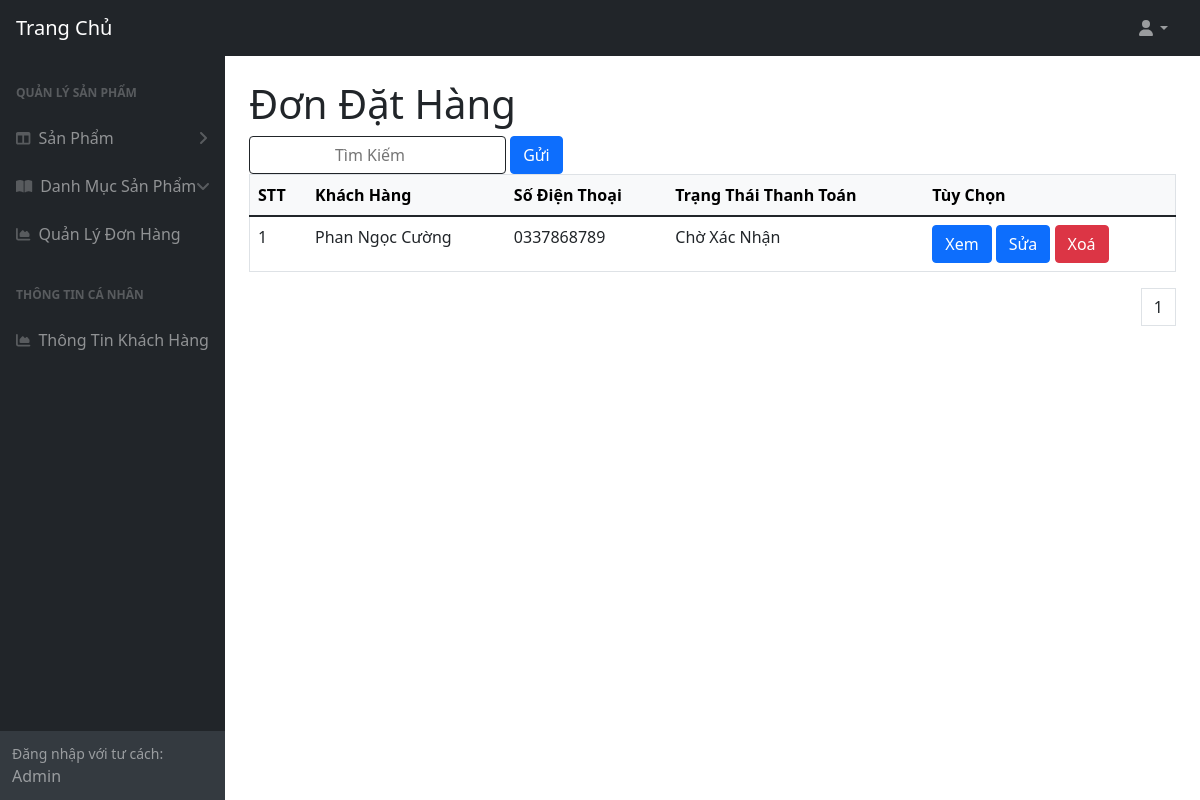
/admin/ordersproducts/orders.php, run on the app's committed database.
### tables this page shows
CREATE TABLE `orders` (
  `id` int(11) NOT NULL,
  `customer_name` varchar(255) NOT NULL,
  `phone_number` varchar(12) NOT NULL,
  `payment_status` varchar(255) NOT NULL,
  `date_created` date NOT NULL,
  `delivery_date` date NOT NULL,
  `delivery_place` varchar(255) NOT NULL,
  `payment_method` varchar(255) NOT NULL,
  `total_money` varchar(255) NOT NULL
);

### admin/ordersproducts/orders.php (the view, shortened to what this page needs)
<?php
include '../layouts/header.php';
include '../layouts/sidebar.php';
include '../layouts/db.php';
$sql = "SELECT COUNT(id) AS total_records FROM `orders`";
$stmt = $conn->query($sql);
$stmt->setFetchMode(PDO::FETCH_ASSOC);
$pagination = $stmt->fetch();
$total_records = $pagination['total_records'];
$current_page = isset($_GET['page']) ? $_GET['page'] : 1;
$limit = 3;
$total_page = ceil($total_records / $limit);
$start = ($current_page - 1) * $limit;
$sql = "SELECT * FROM orders LIMIT $start, $limit";
$stmt = $conn->query($sql);
$stmt->setFetchMode(PDO::FETCH_OBJ);
$rows = $stmt->fetchAll();
?>
<div id="layoutSidenav_content">
    <main>
        <div class="container-fluid px-4">
            <h1 class="mt-4">Đơn Đặt Hàng</h1>
            <div class="row">
                <div class="col-lg-12">
                    <form class="search-form" action="../ordersproducts/orders-search.php" method="POST">
                        <input class="btn btn-outline-dark" type="search" placeholder="Tìm Kiếm" name="search" title="Tìm Kiếm">
                        <button type="submit" class="btn btn-primary">Gửi</button>
                    </form>
                    <table border="1" class="table">
                        <thead class="table-light">
                            <tr>
                                <th>STT</th>
                                <th>Khách Hàng</th>
                                <th>Số Điện Thoại</th>
                                <th>Trạng Thái Thanh Toán</th>
                                <th>Tùy Chọn</th>
                            </tr>
                        </thead>
                        <tbody>
                            <?php foreach ($rows as $key => $row) : ?>
                                <tr>
                                    <td><?php echo $row->id; ?></td>
                                    <td><?php echo $row->customer_name; ?></td>
                                    <td><?php echo $row->phone_number; ?></td>
                                    <td><?php echo $row->payment_status; ?></td>
                                    <td>
                                        <a class="btn btn-primary" href="orders-show.php?id=<?php echo $row->id; ?>">Xem</a>
                                        <a class="btn btn-primary" href="orders-edit.php?id=<?php echo $row->id; ?>">Sửa</a>
                                        <a class="btn btn-danger" href="orders-delete.php?id=<?php echo $row->id; ?>">Xoá</a>
                                    </td>
                                </tr>
                            <?php endforeach; ?>
                        </tbody>
                    </table>
                    <div class="dataTable-bottom">
                        <nav class="dataTable-pagination">
                            <ul class="dataTable-pagination-list">
                                <?php
                                for ($i = 1; $i <= $total_page; $i++) {
                                    if ($i == $current_page) {
                                        echo '<a>' . $i . '</a>';
                                    } else {
                                        echo '<li><a href="orders.php?page=' . $i . '">' . $i . '</a></li>';
                                    }
                                }
                                ?>
                            </ul>
                        </nav>
                    </div>
                </div>
            </div>
        </div>
    </main>
</div>

### data on the page
orders: id "1", customer_name "Phan Ngọc Cường", phone_number "0337868789", payment_status "Chờ Xác Nhận"
